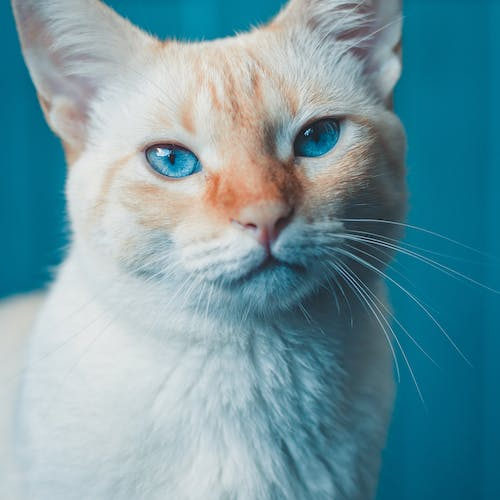
#> input picture Images/cat2.jpg, 500 x 500 px, found by its file name
$ python Contour.py
#> lines starting #> are read from the running program, lines starting #| are printed output that depends on the picture; after the words box and inside, x2 and y2 are one past the last pixel; in counts of white or black regions, pixels touching at a corner belong together
import cv2 as cv
import numpy as np

my_img = cv.imread('E:\\Open CV\\Images\\cat2.jpg')
#> my_img is the input picture: shape (500, 500, 3); mean B, G, R 161.8, 151.6, 112.3
cv.imshow('Original Cat Image', my_img)

blank = np.zeros(my_img.shape, dtype='uint8')
cv.imshow('Blank Image', blank)

# Convert to Gray Scale
my_gray_img = cv.cvtColor(my_img, cv.COLOR_BGR2GRAY)
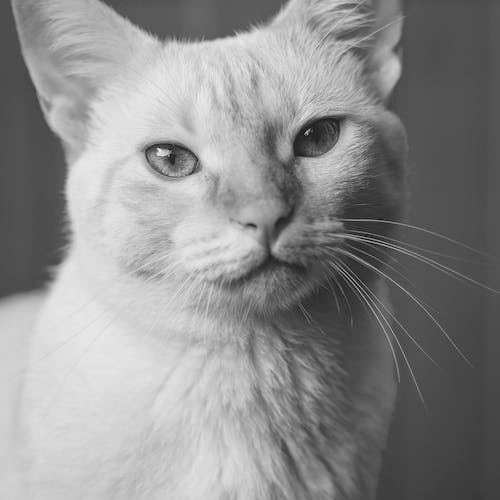
#> my_gray_img: shape (500, 500); min 5, max 243, mean 141
cv.imshow('Gray Cat Image', my_gray_img)

# Method One for Contours detections
'''
my_blur_img = cv.GaussianBlur(my_gray_img, (5, 5), cv.BORDER_DEFAULT)
cv.imshow('Blur Cat Image', my_blur_img)

canney = cv.Canny(my_blur_img, 125, 175)
cv.imshow('Canny Edges', canney)

contours, hierarchies = cv.findContours(canney, cv.RETR_EXTERNAL, cv.CHAIN_APPROX_SIMPLE)
print(len(contours))

cv.drawContours(my_blur_img, contours, -1, (0, 0, 255), 1)
cv.imshow('Contours Drawn', my_blur_img)
'''

# Method Two for Contours detections
ret, thresh = cv.threshold(my_gray_img, 125, 255, cv.THRESH_BINARY)
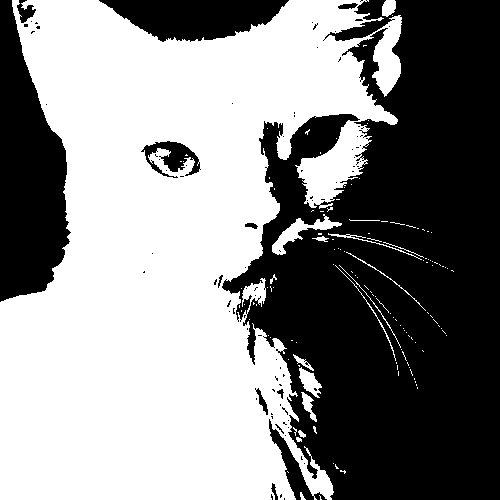
#> thresh: shape (500, 500); 53.6% white; 90 black regions (77 under 20 px)
cv.imshow('Threshold', thresh)

contours, hierarchies = cv.findContours(thresh, cv.RETR_EXTERNAL, cv.CHAIN_APPROX_SIMPLE)
#> contours = 124 contours, 113 with area under 20; largest, box (x1, y1, x2, y2) and area: (0, 0, 402, 500) 131236, (272, 214, 342, 255) 659, (299, 367, 322, 398) 316, (382, 0, 396, 17) 166, (301, 392, 317, 422) 156
print(len(contours))
#| 124

cv.drawContours(blank, contours, -1, (0, 0, 255), 1)
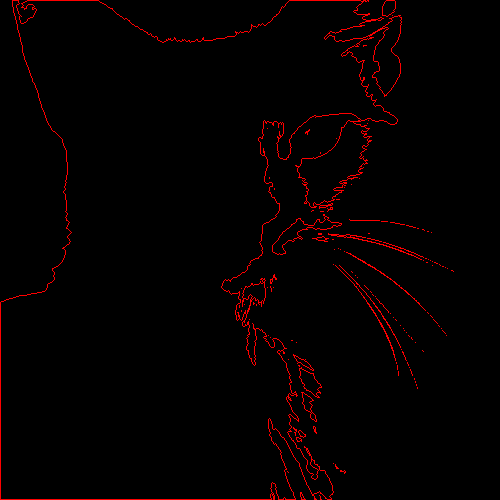
#> blank: shape (500, 500, 3); mean of channels 0, 1, 2 0, 0, 5.2; drawn as B, G, R
cv.imshow('Contours Drawn', blank)

cv.waitKey(0)

$ run again, with Images/cat1.jpg copied over Images/cat2.jpg
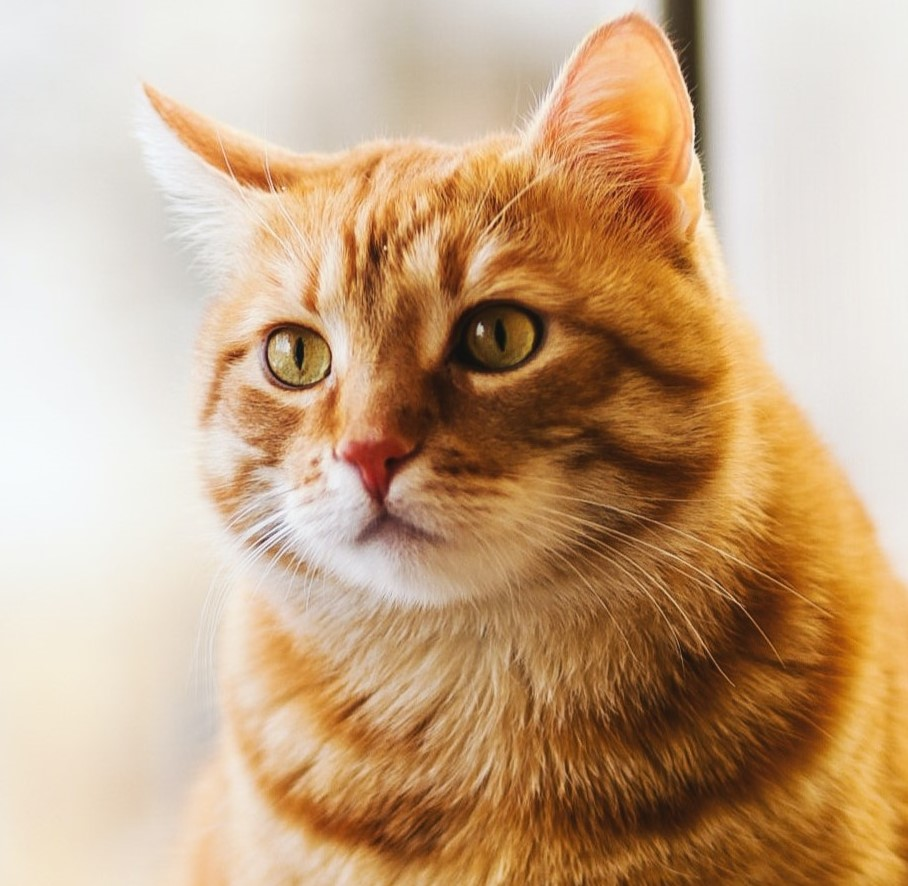
#> input picture Images/cat1.jpg, 908 x 886 px, found by its file name
#> my_img is the input picture: shape (886, 908, 3); mean B, G, R 135.1, 167.2, 198.9
#> `ret, thresh = cv.threshold(my_gray_img, 125, 255, cv.THRESH_BINARY)`:
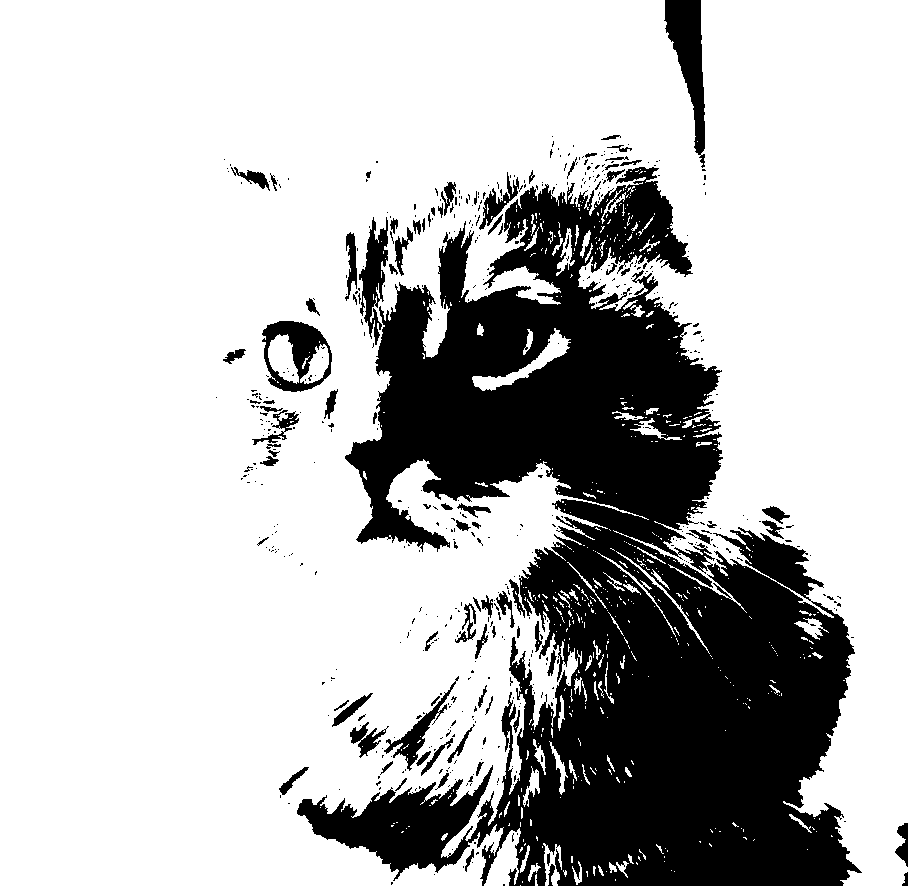
#> thresh: shape (886, 908); 74.1% white; 556 black regions (469 under 20 px)
#> contours = 545 contours, 496 with area under 20; largest, box (x1, y1, x2, y2) and area: (0, 0, 908, 886) 598571, (472, 328, 571, 391) 1186, (484, 828, 521, 886) 1027, (543, 843, 562, 886) 330, (556, 228, 575, 276) 271
#| 545
#> `cv.drawContours(blank, contours, -1, (0, 0, 255), 1)`:
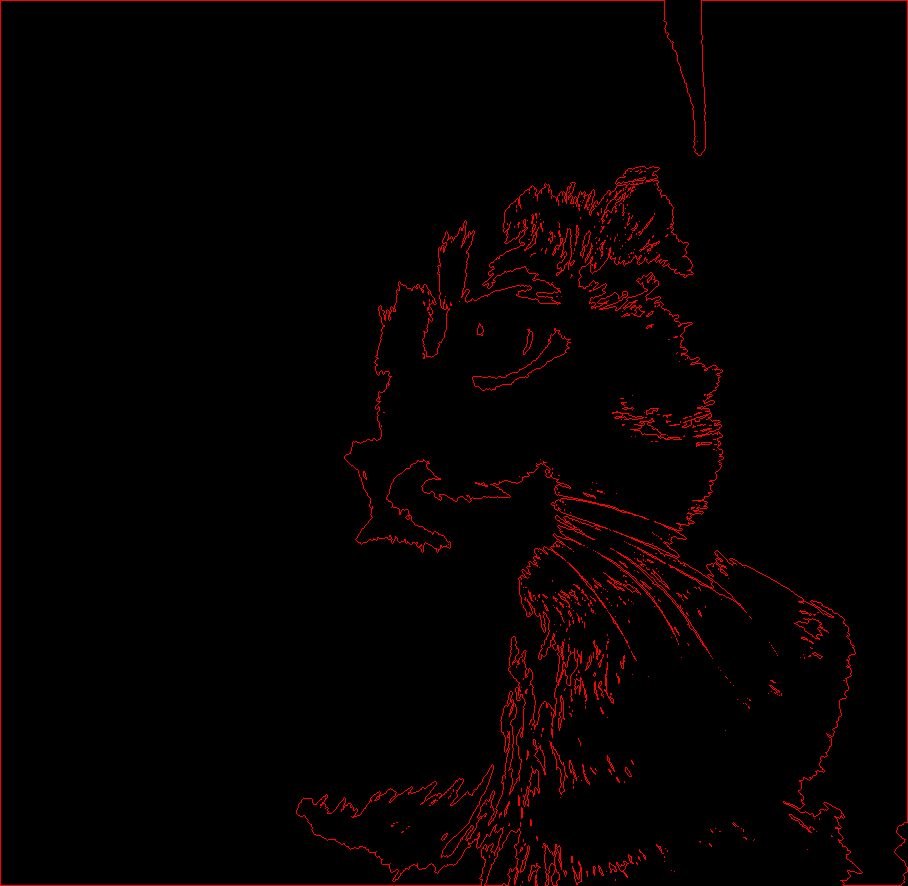
#> blank: shape (886, 908, 3); mean of channels 0, 1, 2 0, 0, 5.7; drawn as B, G, R

$ run again, with Images/cat1_large.jpg copied over Images/cat2.jpg
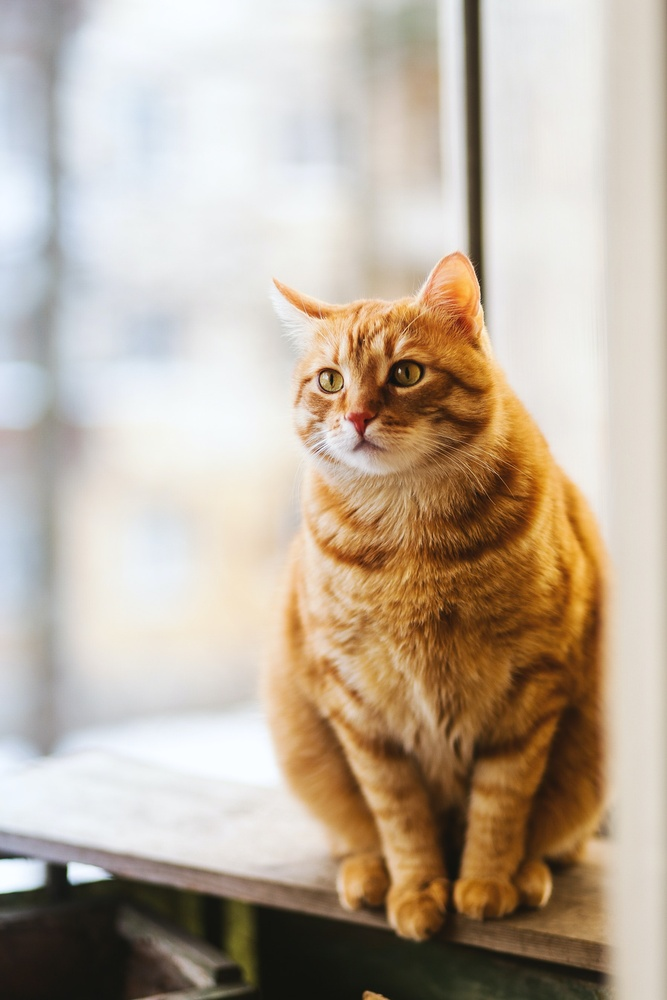
#> input picture Images/cat1_large.jpg, 667 x 1000 px, shrunk from 1771 x 2657 before the run, found by its file name
#> my_img is the input picture: shape (1000, 667, 3); mean B, G, R 157.9, 174.3, 188.6
#> `ret, thresh = cv.threshold(my_gray_img, 125, 255, cv.THRESH_BINARY)`:
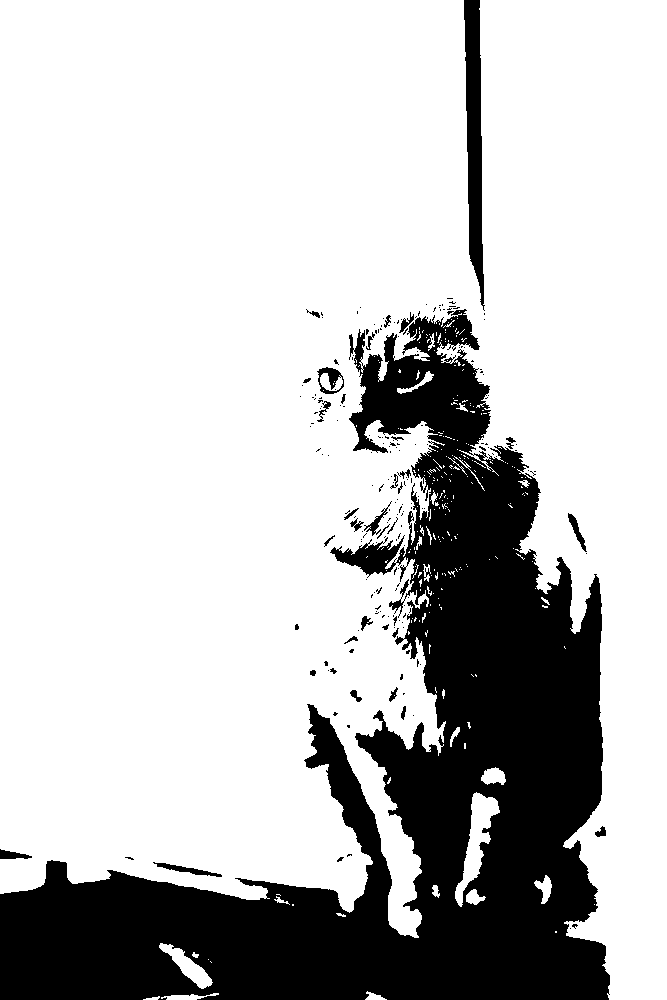
#> thresh: shape (1000, 667); 76.3% white; 207 black regions (172 under 20 px)
#> contours = 234 contours, 214 with area under 20; largest, box (x1, y1, x2, y2) and area: (0, 0, 667, 1000) 503892, (455, 792, 500, 907) 1667, (159, 943, 213, 989) 757, (481, 767, 506, 785) 280, (534, 875, 552, 904) 218
#| 234
#> `cv.drawContours(blank, contours, -1, (0, 0, 255), 1)`:
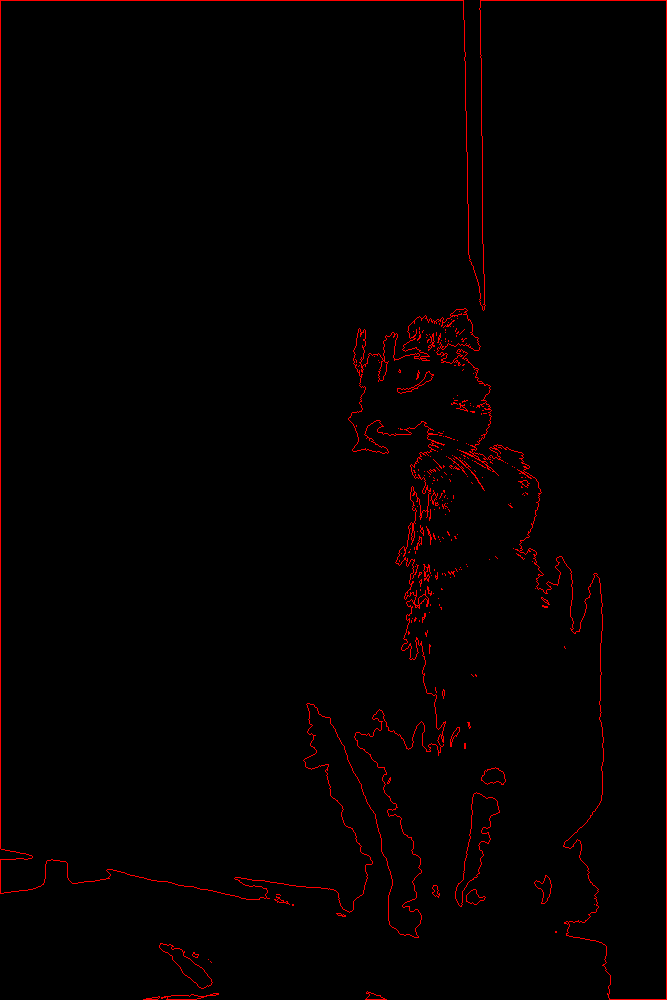
#> blank: shape (1000, 667, 3); mean of channels 0, 1, 2 0, 0, 3.9; drawn as B, G, R
